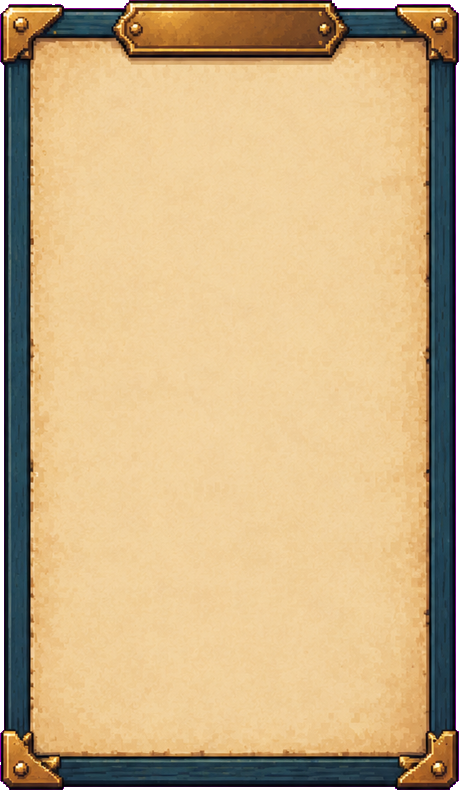
#> input picture src/assets/ui/panels/event.png, 459 x 790 px, given in place of Maker-弹板图集.png, which was not available
$ python prepare-panels-v26.py
#> lines starting #> are read from the running program, lines starting #| are printed output that depends on the picture; pictures that were not available may be replaced by others from this repository, and a replacement may not be noted
"""Split one reviewed Maker atlas into two reusable transparent panel skins."""
from pathlib import Path
import json
import shutil
import sys
import numpy as np
from PIL import Image

ROOT = Path(__file__).resolve().parent.parent
ART = ROOT / 'art-direction/panels-v26'
image = Image.open(ART / 'sources/Maker-弹板图集.png').convert('RGBA')
#> image is the input picture: PIL image 459x790 RGBA; mean R, G, B, A 198.4, 170.7, 127.3, 249.8
data = np.array(image)
r, g, b = (data[:, :, n].astype(np.int16) for n in range(3))
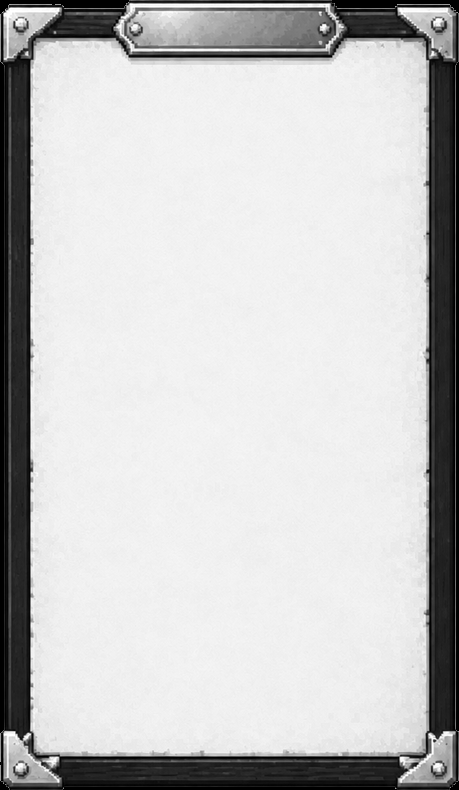
#> r: shape (790, 459) int16; min 0, max 255, mean 198.4
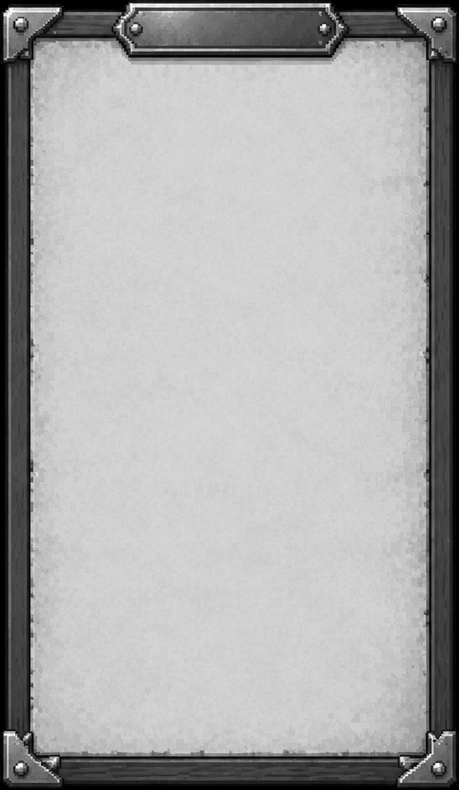
#> g: shape (790, 459) int16; min 0, max 255, mean 170.7
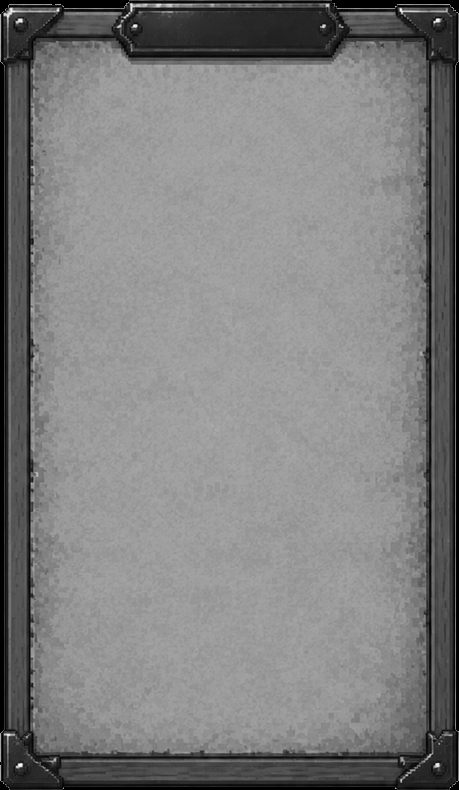
#> b: shape (790, 459) int16; min 0, max 255, mean 127.3
background = (r > 160) & (b > 160) & (g < 125) & (np.minimum(r, b) - g > 100)
#> background: shape (790, 459) bool; every value is 0
data[background] = 0
clean = Image.fromarray(data)
record = {'source': 'TapTap Maker', 'atlasSize': list(image.size), 'request': 'AI弹板图集请求.json', 'panels': []}
library_path = ROOT / 'src/assets/library.json'
#> (the run stopped early here; a loop or call above may not have finished)
